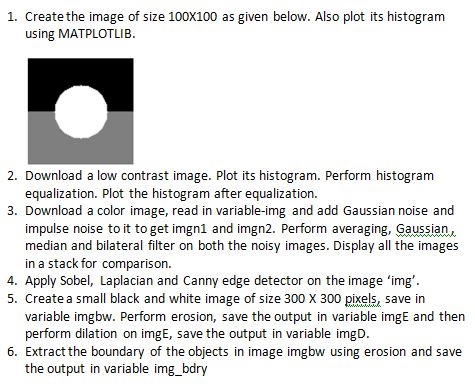
#> input picture Day 4 - Image Processing using OpenCV/Assignment/questions.jpg, 475 x 387 px, given in place of flower2.jpg, which was not available
$ jupyter execute sdp_1_Basic_operations_on_image.ipynb   (text cells are left out)
#> lines starting #> are read from the running program, lines starting #| are printed output that depends on the picture; pictures that were not available may be replaced by others from this repository, and a replacement may not be noted
[cell 1]
import cv2
from google.colab import files
uploaded=files.upload()
#> the answer given: questions.jpg

[cell 2]
image = cv2.imread("flower2.jpg")
#> image is the input picture: shape (387, 475, 3); mean B, G, R 226.9, 227.4, 227.3
from google.colab.patches import cv2_imshow
cv2_imshow(image)

[cell 3]
print("Image Properties")
print("- Number of Pixels: " + str(image.size))
#| - Number of Pixels: 551475
print("- Shape/Dimensions: " + str(image.shape))
#| - Shape/Dimensions: (387, 475, 3)
sz=image.size
#> sz = 551475
print("- Size={}".format(sz))
#| - Size=551475
(h, w, d) = image.shape
#> h = 387; w = 475; d = 3
print("width={}, height={}, depth={}".format(w, h, d))
#| width=475, height=387, depth=3

[cell 4]
(B, G, R) = image[100, 50] #access the RGB pixel located at x=50, y=100
#> B = 0; G = 0; R = 0
print("R={}, G={}, B={}".format(R, G, B))
#| R=0, G=0, B=0

[cell 5]
roi = image[40:150, 50:220]
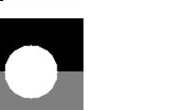
#> roi: shape (110, 170, 3); mean B, G, R 194.7, 194.8, 194.8
cv2_imshow(roi)

[cell 6]
resized = cv2.resize(image, (200, 150))
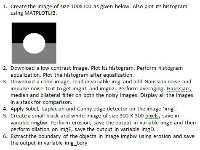
#> resized: shape (150, 200, 3); mean B, G, R 227.4, 227.9, 227.8
cv2_imshow(image)
cv2_imshow(resized)

[cell 7]
# fixed resizing distorts aspect ratio so let's resize the width to be 300px but compute
#  the new height based on the aspect ratio

r = 500.0 / w
#> r = 1.05
dim = (500, int(h * r))
#> dim = (500, 407)
resized = cv2.resize(image, dim)
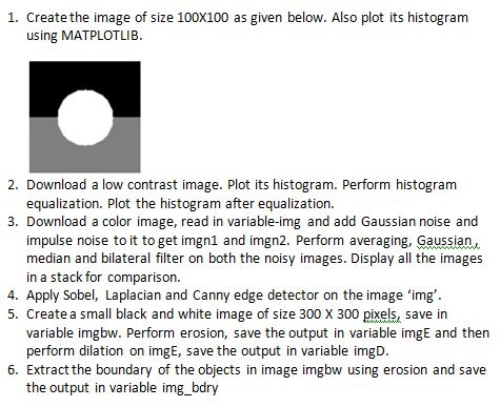
#> resized: shape (407, 500, 3); mean B, G, R 226.9, 227.4, 227.3
cv2_imshow(resized)

[cell 8]
import imutils as im
resized = im.resize(image, width=200)
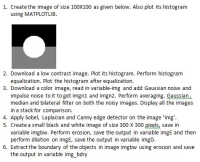
#> resized: shape (162, 200, 3); mean B, G, R 226.9, 227.4, 227.3
cv2_imshow(resized)

[cell 9]
rotated = im.rotate(image, -45)
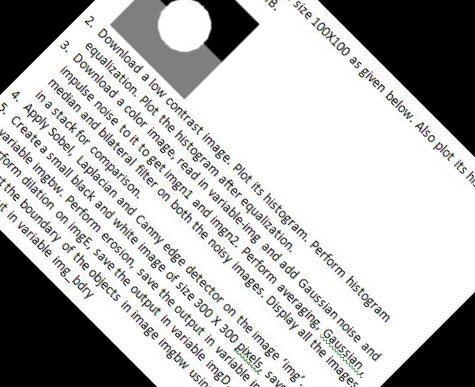
#> rotated: shape (387, 475, 3); mean B, G, R 185.8, 186.3, 186.2
cv2_imshow(rotated)

[cell 10]
# rotated image is clipped after rotation
# so use other method of imutils to keep the entire image in view.
rotated = im.rotate_bound(image, 45)
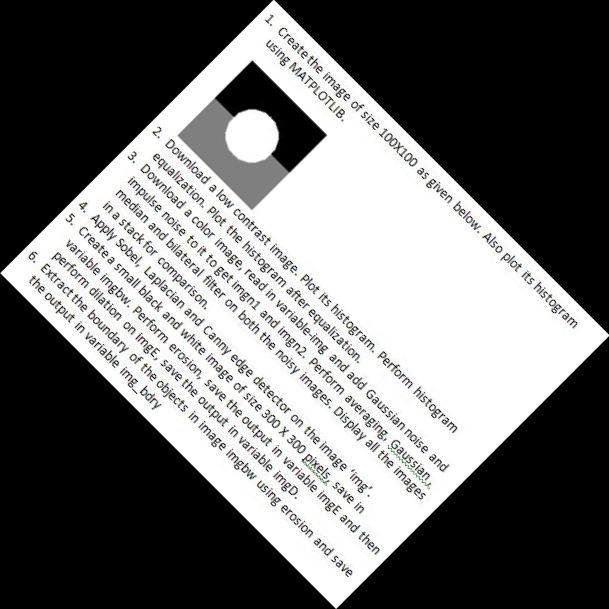
#> rotated: shape (609, 609, 3); mean B, G, R 112.5, 112.7, 112.7
cv2_imshow(rotated)

[cell 11]
# convert the image to grayscale
gray = cv2.cvtColor(image, cv2.COLOR_BGR2GRAY)
cv2_imshow(gray)

[cell 12]
output = image.copy()
cv2.rectangle(output, (75, 70), (270,220), (40, 100, 255), 2)
cv2_imshow(output)

[cell 13]
#Syntax: cv2.circle(image, center_coordinates, radius, color, thickness)
# draw a blue 20px (filled in) circle on the image centered at
# x=300,y=150
output = image.copy()
cv2.circle(output, (140, 90), 20, (255, 0, 0), -1)
cv2_imshow(output)

[cell 14]
# Syntax: cv2.line(image, start_point, end_point, color, thickness)
# draw a 5px thick red line from x=60,y=20 to x=400,y=200
output = image.copy()
cv2.line(output, (60, 20), (400, 350), (0, 255, 0), 4)
cv2_imshow(output)

[cell 15]
# Syntax: cv2.putText(image, text, org, font, fontScale, color[, thickness[, lineType[, bottomLeftOrigin]]])
# draw green text on the image
output = image.copy()
cv2.putText(output, "Beautiful!!!", (100, 25),	cv2.FONT_HERSHEY_SCRIPT_SIMPLEX, 0.8, (0, 0, 255), 2)
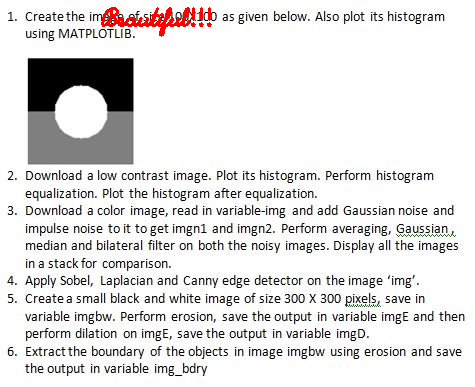
#> output: shape (387, 475, 3); mean B, G, R 225.6, 226.1, 227.5
cv2_imshow(output)

[cell 16]
import numpy as np
img1=np.flipud(image) # flip vertically
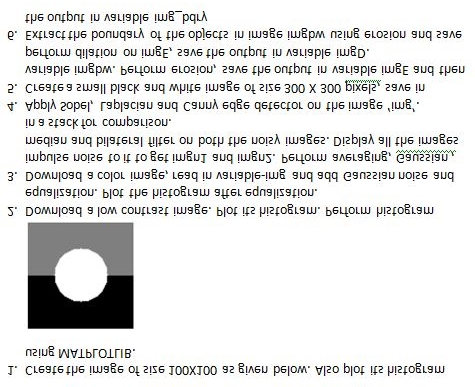
#> img1: shape (387, 475, 3); mean B, G, R 226.9, 227.4, 227.3
cv2_imshow(img1)

[cell 17]
img2=np.fliplr(image) #flip horizontally
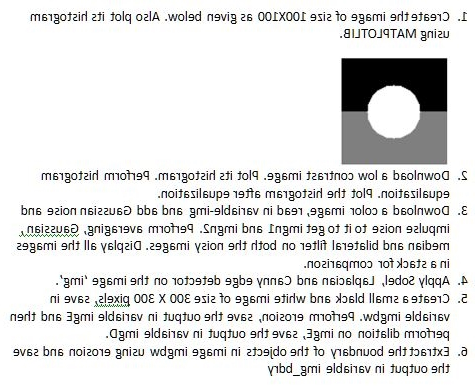
#> img2: shape (387, 475, 3); mean B, G, R 226.9, 227.4, 227.3
cv2_imshow(img2)
